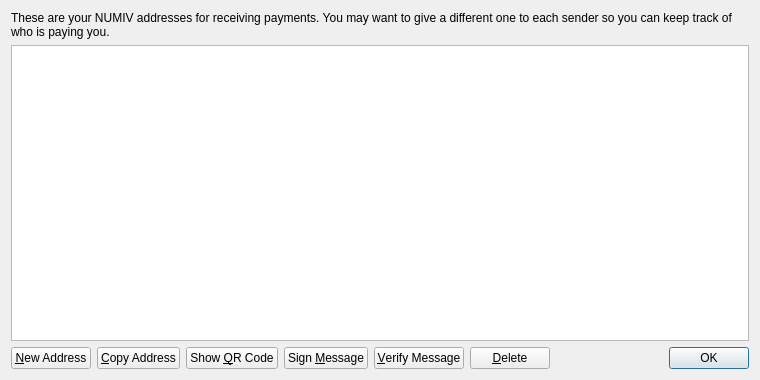
<?xml version="1.0" encoding="UTF-8"?>
<ui version="4.0">
 <class>AddressBookPage</class>
 <widget class="QWidget" name="AddressBookPage">
  <property name="geometry">
   <rect>
    <x>0</x>
    <y>0</y>
    <width>760</width>
    <height>380</height>
   </rect>
  </property>
  <property name="windowTitle">
   <string>Address Book</string>
  </property>
  <layout class="QVBoxLayout" name="verticalLayout">
   <item>
    <widget class="QLabel" name="labelExplanation">
     <property name="text">
      <string>These are your NUMIV addresses for receiving payments. You may want to give a different one to each sender so you can keep track of who is paying you.</string>
     </property>
     <property name="textFormat">
      <enum>Qt::PlainText</enum>
     </property>
     <property name="wordWrap">
      <bool>true</bool>
     </property>
    </widget>
   </item>
   <item>
    <widget class="QTableView" name="tableView">
     <property name="contextMenuPolicy">
      <enum>Qt::CustomContextMenu</enum>
     </property>
     <property name="toolTip">
      <string>Double-click to edit address or label</string>
     </property>
     <property name="tabKeyNavigation">
      <bool>false</bool>
     </property>
     <property name="alternatingRowColors">
      <bool>true</bool>
     </property>
     <property name="selectionMode">
      <enum>QAbstractItemView::SingleSelection</enum>
     </property>
     <property name="selectionBehavior">
      <enum>QAbstractItemView::SelectRows</enum>
     </property>
     <property name="sortingEnabled">
      <bool>true</bool>
     </property>
     <attribute name="verticalHeaderVisible">
      <bool>false</bool>
     </attribute>
    </widget>
   </item>
   <item>
    <layout class="QHBoxLayout" name="horizontalLayout">
     <item>
      <widget class="QPushButton" name="newAddressButton">
       <property name="toolTip">
        <string>Create a new address</string>
       </property>
       <property name="text">
        <string>&amp;New Address</string>
       </property>
       <property name="icon">
        <iconset resource="../bitcoin.qrc">
         <normaloff>:/icons/add</normaloff>:/icons/add</iconset>
       </property>
      </widget>
     </item>
     <item>
      <widget class="QPushButton" name="copyToClipboard">
       <property name="toolTip">
        <string>Copy the currently selected address to the system clipboard</string>
       </property>
       <property name="text">
        <string>&amp;Copy Address</string>
       </property>
       <property name="icon">
        <iconset resource="../bitcoin.qrc">
         <normaloff>:/icons/editcopy</normaloff>:/icons/editcopy</iconset>
       </property>
      </widget>
     </item>
     <item>
      <widget class="QPushButton" name="showQRCode">
       <property name="text">
        <string>Show &amp;QR Code</string>
       </property>
       <property name="icon">
        <iconset resource="../bitcoin.qrc">
         <normaloff>:/icons/qrcode</normaloff>:/icons/qrcode</iconset>
       </property>
      </widget>
     </item>
     <item>
      <widget class="QPushButton" name="signMessage">
       <property name="toolTip">
        <string>Sign a message to prove you own a NUMIV address</string>
       </property>
       <property name="text">
        <string>Sign &amp;Message</string>
       </property>
       <property name="icon">
        <iconset resource="../bitcoin.qrc">
         <normaloff>:/icons/edit</normaloff>:/icons/edit</iconset>
       </property>
      </widget>
     </item>
     <item>
      <widget class="QPushButton" name="verifyMessage">
       <property name="toolTip">
        <string>Verify a message to ensure it was signed with a specified NUMIV address</string>
       </property>
       <property name="text">
        <string>&amp;Verify Message</string>
       </property>
       <property name="icon">
        <iconset resource="../bitcoin.qrc">
         <normaloff>:/icons/transaction_0</normaloff>:/icons/transaction_0</iconset>
       </property>
      </widget>
     </item>
     <item>
      <widget class="QPushButton" name="deleteButton">
       <property name="toolTip">
        <string>Delete the currently selected address from the list</string>
       </property>
       <property name="text">
        <string>&amp;Delete</string>
       </property>
       <property name="icon">
        <iconset resource="../bitcoin.qrc">
         <normaloff>:/icons/remove</normaloff>:/icons/remove</iconset>
       </property>
      </widget>
     </item>
     <item>
      <spacer name="horizontalSpacer">
       <property name="orientation">
        <enum>Qt::Horizontal</enum>
       </property>
       <property name="sizeHint" stdset="0">
        <size>
         <width>40</width>
         <height>20</height>
        </size>
       </property>
      </spacer>
     </item>
     <item>
      <widget class="QDialogButtonBox" name="buttonBox">
       <property name="sizePolicy">
        <sizepolicy hsizetype="Maximum" vsizetype="Fixed">
         <horstretch>0</horstretch>
         <verstretch>0</verstretch>
        </sizepolicy>
       </property>
       <property name="standardButtons">
        <set>QDialogButtonBox::Ok</set>
       </property>
      </widget>
     </item>
    </layout>
   </item>
  </layout>
 </widget>
 <resources>
  <include location="../bitcoin.qrc"/>
 </resources>
 <connections/>
</ui>
